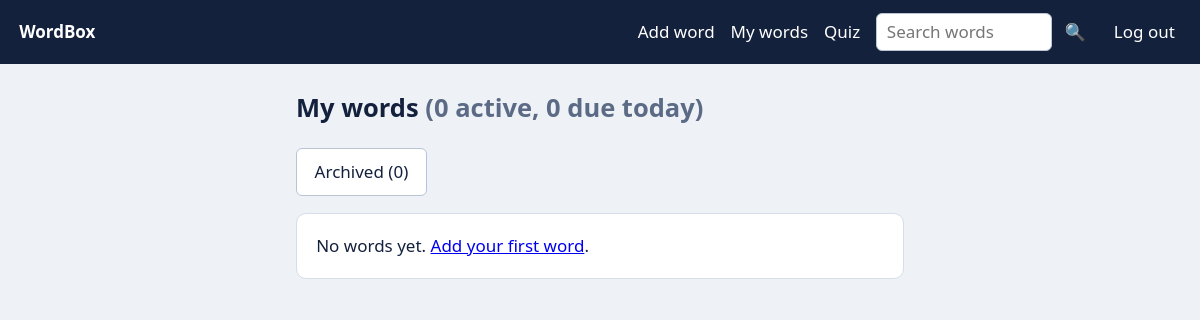
Before: /words/ (signed in) with the older database file.
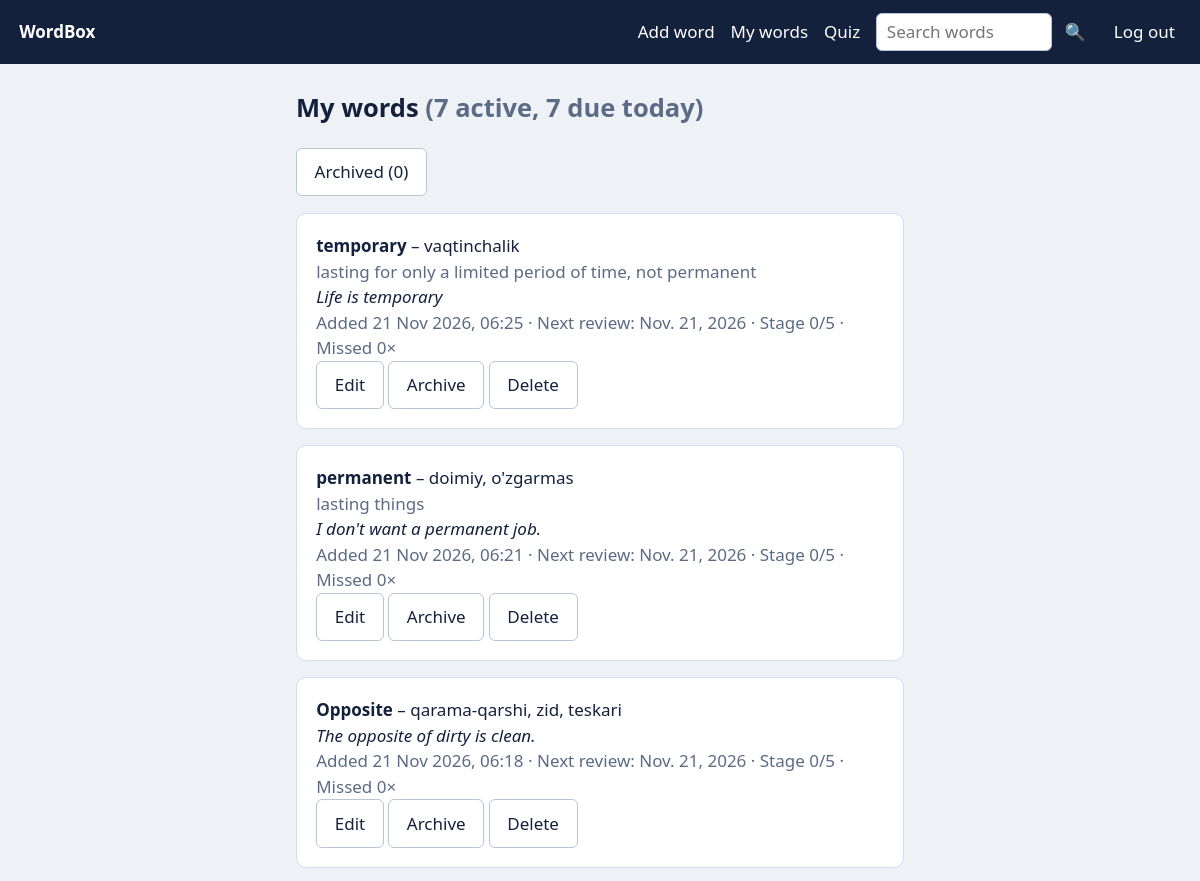
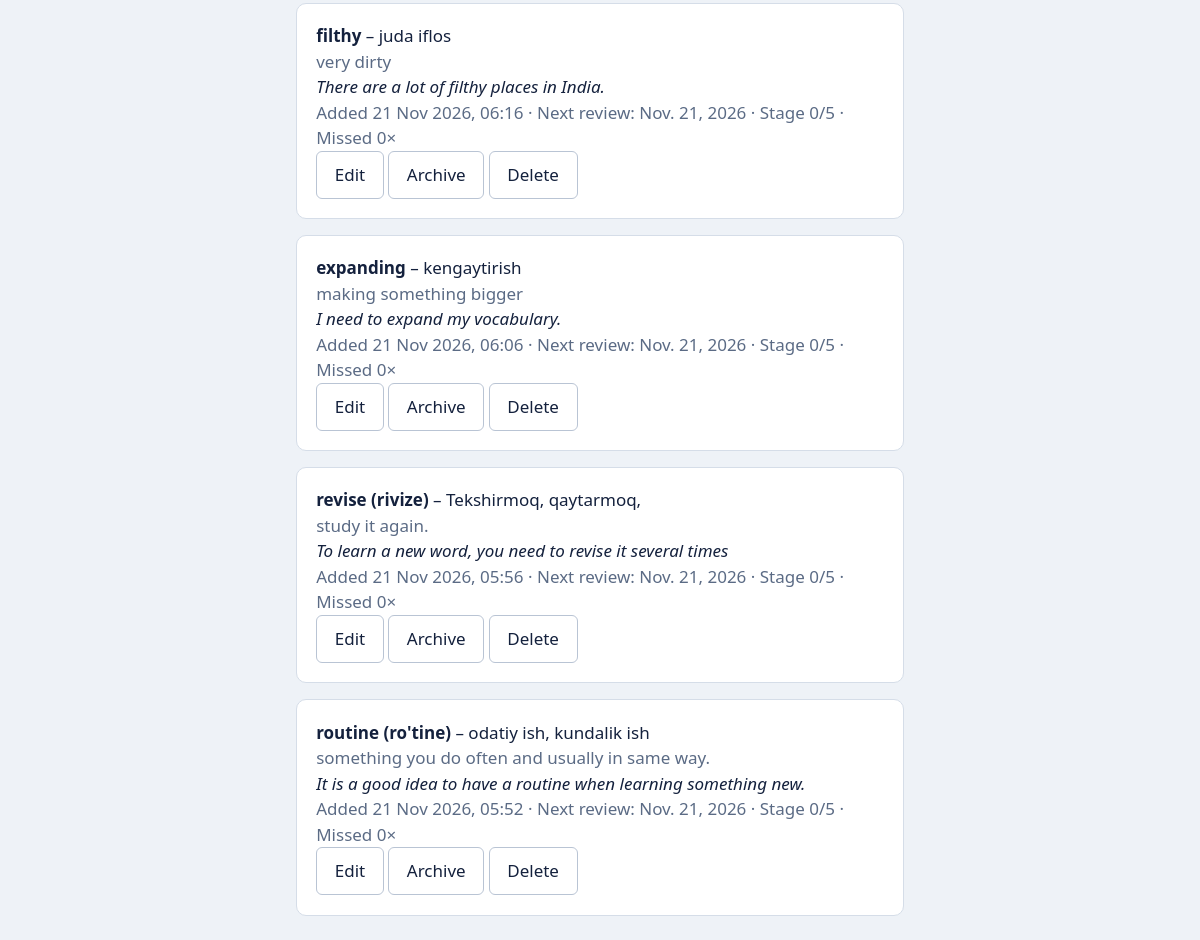
After: the same page with the newer database file (2 pictures, top to bottom).
### words/models.py (models this page shows, shortened)
class Word(models.Model):
    user = models.ForeignKey(settings.AUTH_USER_MODEL, on_delete=models.CASCADE)
    term = models.CharField(max_length=200)          # word in the language you learn
    pronunciation = models.CharField(max_length=200, blank=True)
    translation = models.CharField(max_length=200)
    meaning = models.TextField(blank=True)
    example = models.TextField(blank=True)
    stage = models.PositiveSmallIntegerField(default=0)
    next_review = models.DateField(default=timezone.localdate)
    fails = models.PositiveIntegerField(default=0)
    opposites = models.ManyToManyField("self", blank=True)  # symmetric: if A is opposite of B, B is opposite of A
    similar = models.ManyToManyField("self", blank=True)    # symmetric: words with a similar meaning
    archived = models.BooleanField(default=False)  # archived words are left out of quizzes and reminders
    created = models.DateTimeField(auto_now_add=True)
    class Meta:
        unique_together = ("user", "term")
        ordering = ["-created"]

### words/views.py (the view)
# urls.py: path("words/", views.word_list, name="word_list"),
@login_required
def word_list(request):
    q = request.GET.get("q", "").strip()
    show = "archived" if request.GET.get("show") == "archived" else "active"
    mine = Word.objects.filter(user=request.user).prefetch_related("opposites", "similar")
    active = mine.filter(archived=False)
    if q:  # search looks through active and archived words
        words = services.search_words(request.user, q)
    else:
        words = list(mine.filter(archived=True) if show == "archived" else active)
    return render(request, "word_list.html", {
        "words": words, "q": q, "show": show, "total": mine.count(), "active": active.count(),
        "due": active.filter(next_review__lte=timezone.localdate()).count(),
        "archived": mine.filter(archived=True).count()})

### words/templates/word_list.html (shortened to what this page needs)
{% extends "base.html" %}{% block content %}
{% if q %}<h2>Search results <span class="mut">({{ words|length }} of {{ total }} match “{{ q }}”)</span></h2>
<p><a class="btn alt" href="{% url 'word_list' %}">Clear search</a></p>
{% elif show == "archived" %}<h2>Archived words <span class="mut">({{ archived }})</span></h2>
<p class="mut">Archived words are not used in quizzes or reminders.</p><p><a class="btn alt" href="{% url 'word_list' %}">← Back to active words</a></p>
{% else %}<h2>My words <span class="mut">({{ active }} active, {{ due }} due today)</span></h2>
<p><a class="btn alt" href="{% url 'word_list' %}?show=archived">Archived ({{ archived }})</a></p>{% endif %}
{% for w in words %}<div class="card"><b>{{ w.term }}</b>{% if w.pronunciation %} <span class="mut">[{{ w.pronunciation }}]</span>{% endif %} – {{ w.translation }}{% if w.archived %} <span class="mut">🗄 archived</span>{% endif %}
{% if w.meaning %}<div class="mut">{{ w.meaning }}</div>{% endif %}{% if w.example %}<div><i>{{ w.example }}</i></div>{% endif %}
<div class="mut">Added {{ w.created|date:"j M Y, H:i" }} · Next review: {{ w.next_review }} · Stage {{ w.stage }}/5 · Missed {{ w.fails }}×</div>
<div class="row"><a class="btn alt" href="{% url 'edit_word' w.pk %}">Edit</a>
<form method="post" action="{% if w.archived %}{% url 'unarchive_word' w.pk %}{% else %}{% url 'archive_word' w.pk %}{% endif %}">{% csrf_token %}<input type="hidden" name="next" value="{{ request.get_full_path }}"><button class="btn alt">{% if w.archived %}Unarchive{% else %}Archive{% endif %}</button></form>
<form method="post" action="{% url 'delete_word' w.pk %}">{% csrf_token %}<input type="hidden" name="next" value="{{ request.get_full_path }}"><button class="btn alt">Delete</button></form></div></div>
{% empty %}<p class="card">{% if q %}No words match.{% elif show == "archived" %}Nothing archived.{% else %}No words yet. <a href="{% url 'add_word' %}">Add your first word</a>.{% endif %}</p>{% endfor %}{% endblock %}

Changed rows visible on the page:
added Word: term "temporary", translation "vaqtinchalik", meaning "lasting for only a limited period of time, not permanent", example "Life is temporary", created "21 Nov 2026, 06:25", next_review "Nov. 21, 2026", stage "0", fails "0", archived "Archive"
added Word: term "permanent", translation "doimiy, o'zgarmas", meaning "lasting things", example "I don't want a permanent job.", created "21 Nov 2026, 06:21", next_review "Nov. 21, 2026", stage "0", fails "0", archived "Archive"
added Word: term "Opposite", translation "qarama-qarshi, zid, teskari", example "The opposite of dirty is clean.", created "21 Nov 2026, 06:18", next_review "Nov. 21, 2026", stage "0", fails "0", archived "Archive"
added Word: term "filthy", translation "juda iflos", meaning "very dirty", example "There are a lot of filthy places in India.", created "21 Nov 2026, 06:16", next_review "Nov. 21, 2026", stage "0", fails "0", archived "Archive"
added Word: term "expanding", translation "kengaytirish", meaning "making something bigger", example "I need to expand my vocabulary.", created "21 Nov 2026, 06:06", next_review "Nov. 21, 2026", stage "0", fails "0", archived "Archive"
added Word: term "revise (rivize)", translation "Tekshirmoq, qaytarmoq,", meaning "study it again.", example "To learn a new word, you need to revise it several times", created "21 Nov 2026, 05:56", next_review "Nov. 21, 2026", stage "0", fails "0", archived "Archive"
added Word: term "routine (ro'tine)", translation "odatiy ish, kundalik ish", meaning "something you do often and usually in same way.", example "It is a good idea to have a routine when learning something new.", created "21 Nov 2026, 05:52", next_review "Nov. 21, 2026", stage "0", fails "0", archived "Archive"
Other visible differences:
{{ active }}: "0" → "7"
{{ due }}: "0" → "7"
text no longer shown: "No words yet. Add your first word ."
